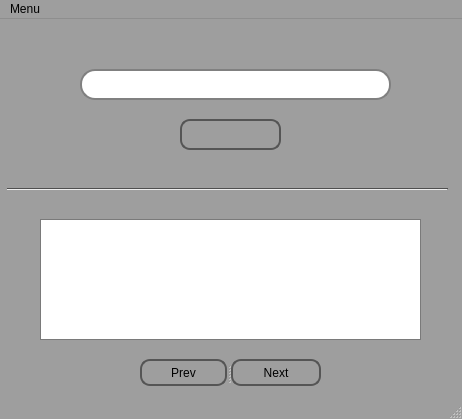
<?xml version="1.0" encoding="UTF-8"?>
<ui version="4.0">
 <class>MainWindow</class>
 <widget class="QMainWindow" name="MainWindow">
  <property name="geometry">
   <rect>
    <x>0</x>
    <y>0</y>
    <width>462</width>
    <height>419</height>
   </rect>
  </property>
  <property name="palette">
   <palette>
    <active>
     <colorrole role="WindowText">
      <brush brushstyle="SolidPattern">
       <color alpha="255">
        <red>0</red>
        <green>0</green>
        <blue>0</blue>
       </color>
      </brush>
     </colorrole>
     <colorrole role="Button">
      <brush brushstyle="SolidPattern">
       <color alpha="255">
        <red>158</red>
        <green>158</green>
        <blue>158</blue>
       </color>
      </brush>
     </colorrole>
     <colorrole role="Light">
      <brush brushstyle="SolidPattern">
       <color alpha="255">
        <red>237</red>
        <green>237</green>
        <blue>237</blue>
       </color>
      </brush>
     </colorrole>
     <colorrole role="Midlight">
      <brush brushstyle="SolidPattern">
       <color alpha="255">
        <red>197</red>
        <green>197</green>
        <blue>197</blue>
       </color>
      </brush>
     </colorrole>
     <colorrole role="Dark">
      <brush brushstyle="SolidPattern">
       <color alpha="255">
        <red>79</red>
        <green>79</green>
        <blue>79</blue>
       </color>
      </brush>
     </colorrole>
     <colorrole role="Mid">
      <brush brushstyle="SolidPattern">
       <color alpha="255">
        <red>105</red>
        <green>105</green>
        <blue>105</blue>
       </color>
      </brush>
     </colorrole>
     <colorrole role="Text">
      <brush brushstyle="SolidPattern">
       <color alpha="255">
        <red>0</red>
        <green>0</green>
        <blue>0</blue>
       </color>
      </brush>
     </colorrole>
     <colorrole role="BrightText">
      <brush brushstyle="SolidPattern">
       <color alpha="255">
        <red>255</red>
        <green>255</green>
        <blue>255</blue>
       </color>
      </brush>
     </colorrole>
     <colorrole role="ButtonText">
      <brush brushstyle="SolidPattern">
       <color alpha="255">
        <red>0</red>
        <green>0</green>
        <blue>0</blue>
       </color>
      </brush>
     </colorrole>
     <colorrole role="Base">
      <brush brushstyle="SolidPattern">
       <color alpha="255">
        <red>255</red>
        <green>255</green>
        <blue>255</blue>
       </color>
      </brush>
     </colorrole>
     <colorrole role="Window">
      <brush brushstyle="SolidPattern">
       <color alpha="255">
        <red>158</red>
        <green>158</green>
        <blue>158</blue>
       </color>
      </brush>
     </colorrole>
     <colorrole role="Shadow">
      <brush brushstyle="SolidPattern">
       <color alpha="255">
        <red>0</red>
        <green>0</green>
        <blue>0</blue>
       </color>
      </brush>
     </colorrole>
     <colorrole role="AlternateBase">
      <brush brushstyle="SolidPattern">
       <color alpha="255">
        <red>206</red>
        <green>206</green>
        <blue>206</blue>
       </color>
      </brush>
     </colorrole>
     <colorrole role="ToolTipBase">
      <brush brushstyle="SolidPattern">
       <color alpha="255">
        <red>255</red>
        <green>255</green>
        <blue>220</blue>
       </color>
      </brush>
     </colorrole>
     <colorrole role="ToolTipText">
      <brush brushstyle="SolidPattern">
       <color alpha="255">
        <red>0</red>
        <green>0</green>
        <blue>0</blue>
       </color>
      </brush>
     </colorrole>
     <colorrole role="PlaceholderText">
      <brush brushstyle="SolidPattern">
       <color alpha="128">
        <red>0</red>
        <green>0</green>
        <blue>0</blue>
       </color>
      </brush>
     </colorrole>
    </active>
    <inactive>
     <colorrole role="WindowText">
      <brush brushstyle="SolidPattern">
       <color alpha="255">
        <red>0</red>
        <green>0</green>
        <blue>0</blue>
       </color>
      </brush>
     </colorrole>
     <colorrole role="Button">
      <brush brushstyle="SolidPattern">
       <color alpha="255">
        <red>158</red>
        <green>158</green>
        <blue>158</blue>
       </color>
      </brush>
     </colorrole>
     <colorrole role="Light">
      <brush brushstyle="SolidPattern">
       <color alpha="255">
        <red>237</red>
        <green>237</green>
        <blue>237</blue>
       </color>
      </brush>
     </colorrole>
     <colorrole role="Midlight">
      <brush brushstyle="SolidPattern">
       <color alpha="255">
        <red>197</red>
        <green>197</green>
        <blue>197</blue>
       </color>
      </brush>
     </colorrole>
     <colorrole role="Dark">
      <brush brushstyle="SolidPattern">
       <color alpha="255">
        <red>79</red>
        <green>79</green>
        <blue>79</blue>
       </color>
      </brush>
     </colorrole>
     <colorrole role="Mid">
      <brush brushstyle="SolidPattern">
       <color alpha="255">
        <red>105</red>
        <green>105</green>
        <blue>105</blue>
       </color>
      </brush>
     </colorrole>
     <colorrole role="Text">
      <brush brushstyle="SolidPattern">
       <color alpha="255">
        <red>0</red>
        <green>0</green>
        <blue>0</blue>
       </color>
      </brush>
     </colorrole>
     <colorrole role="BrightText">
      <brush brushstyle="SolidPattern">
       <color alpha="255">
        <red>255</red>
        <green>255</green>
        <blue>255</blue>
       </color>
      </brush>
     </colorrole>
     <colorrole role="ButtonText">
      <brush brushstyle="SolidPattern">
       <color alpha="255">
        <red>0</red>
        <green>0</green>
        <blue>0</blue>
       </color>
      </brush>
     </colorrole>
     <colorrole role="Base">
      <brush brushstyle="SolidPattern">
       <color alpha="255">
        <red>255</red>
        <green>255</green>
        <blue>255</blue>
       </color>
      </brush>
     </colorrole>
     <colorrole role="Window">
      <brush brushstyle="SolidPattern">
       <color alpha="255">
        <red>158</red>
        <green>158</green>
        <blue>158</blue>
       </color>
      </brush>
     </colorrole>
     <colorrole role="Shadow">
      <brush brushstyle="SolidPattern">
       <color alpha="255">
        <red>0</red>
        <green>0</green>
        <blue>0</blue>
       </color>
      </brush>
     </colorrole>
     <colorrole role="AlternateBase">
      <brush brushstyle="SolidPattern">
       <color alpha="255">
        <red>206</red>
        <green>206</green>
        <blue>206</blue>
       </color>
      </brush>
     </colorrole>
     <colorrole role="ToolTipBase">
      <brush brushstyle="SolidPattern">
       <color alpha="255">
        <red>255</red>
        <green>255</green>
        <blue>220</blue>
       </color>
      </brush>
     </colorrole>
     <colorrole role="ToolTipText">
      <brush brushstyle="SolidPattern">
       <color alpha="255">
        <red>0</red>
        <green>0</green>
        <blue>0</blue>
       </color>
      </brush>
     </colorrole>
     <colorrole role="PlaceholderText">
      <brush brushstyle="SolidPattern">
       <color alpha="128">
        <red>0</red>
        <green>0</green>
        <blue>0</blue>
       </color>
      </brush>
     </colorrole>
    </inactive>
    <disabled>
     <colorrole role="WindowText">
      <brush brushstyle="SolidPattern">
       <color alpha="255">
        <red>79</red>
        <green>79</green>
        <blue>79</blue>
       </color>
      </brush>
     </colorrole>
     <colorrole role="Button">
      <brush brushstyle="SolidPattern">
       <color alpha="255">
        <red>158</red>
        <green>158</green>
        <blue>158</blue>
       </color>
      </brush>
     </colorrole>
     <colorrole role="Light">
      <brush brushstyle="SolidPattern">
       <color alpha="255">
        <red>237</red>
        <green>237</green>
        <blue>237</blue>
       </color>
      </brush>
     </colorrole>
     <colorrole role="Midlight">
      <brush brushstyle="SolidPattern">
       <color alpha="255">
        <red>197</red>
        <green>197</green>
        <blue>197</blue>
       </color>
      </brush>
     </colorrole>
     <colorrole role="Dark">
      <brush brushstyle="SolidPattern">
       <color alpha="255">
        <red>79</red>
        <green>79</green>
        <blue>79</blue>
       </color>
      </brush>
     </colorrole>
     <colorrole role="Mid">
      <brush brushstyle="SolidPattern">
       <color alpha="255">
        <red>105</red>
        <green>105</green>
        <blue>105</blue>
       </color>
      </brush>
     </colorrole>
     <colorrole role="Text">
      <brush brushstyle="SolidPattern">
       <color alpha="255">
        <red>79</red>
        <green>79</green>
        <blue>79</blue>
       </color>
      </brush>
     </colorrole>
     <colorrole role="BrightText">
      <brush brushstyle="SolidPattern">
       <color alpha="255">
        <red>255</red>
        <green>255</green>
        <blue>255</blue>
       </color>
      </brush>
     </colorrole>
     <colorrole role="ButtonText">
      <brush brushstyle="SolidPattern">
       <color alpha="255">
        <red>79</red>
        <green>79</green>
        <blue>79</blue>
       </color>
      </brush>
     </colorrole>
     <colorrole role="Base">
      <brush brushstyle="SolidPattern">
       <color alpha="255">
        <red>158</red>
        <green>158</green>
        <blue>158</blue>
       </color>
      </brush>
     </colorrole>
     <colorrole role="Window">
      <brush brushstyle="SolidPattern">
       <color alpha="255">
        <red>158</red>
        <green>158</green>
        <blue>158</blue>
       </color>
      </brush>
     </colorrole>
     <colorrole role="Shadow">
      <brush brushstyle="SolidPattern">
       <color alpha="255">
        <red>0</red>
        <green>0</green>
        <blue>0</blue>
       </color>
      </brush>
     </colorrole>
     <colorrole role="AlternateBase">
      <brush brushstyle="SolidPattern">
       <color alpha="255">
        <red>158</red>
        <green>158</green>
        <blue>158</blue>
       </color>
      </brush>
     </colorrole>
     <colorrole role="ToolTipBase">
      <brush brushstyle="SolidPattern">
       <color alpha="255">
        <red>255</red>
        <green>255</green>
        <blue>220</blue>
       </color>
      </brush>
     </colorrole>
     <colorrole role="ToolTipText">
      <brush brushstyle="SolidPattern">
       <color alpha="255">
        <red>0</red>
        <green>0</green>
        <blue>0</blue>
       </color>
      </brush>
     </colorrole>
     <colorrole role="PlaceholderText">
      <brush brushstyle="SolidPattern">
       <color alpha="128">
        <red>0</red>
        <green>0</green>
        <blue>0</blue>
       </color>
      </brush>
     </colorrole>
    </disabled>
   </palette>
  </property>
  <property name="windowTitle">
   <string notr="true">SheraDict-En</string>
  </property>
  <widget class="QWidget" name="centralwidget">
   <widget class="QPushButton" name="pushButton_Serach">
    <property name="geometry">
     <rect>
      <x>180</x>
      <y>100</y>
      <width>101</width>
      <height>31</height>
     </rect>
    </property>
    <property name="styleSheet">
     <string notr="true">QPushButton {
    border: 2px solid #555;
    border-radius: 10px;
    background: qradialgradient(
        cx: 0.3, cy: -0.4, fx: 0.3, fy: -0.4,
        radius: 1.35, stop: 0 #fff, stop: 1 #888
        );
    padding: 5px;
    }

QPushButton:hover {
    background: qradialgradient(
        cx: 0.3, cy: -0.4, fx: 0.3, fy: -0.4,
        radius: 1.35, stop: 0 #fff, stop: 1 #bbb
        );
    }

QPushButton:pressed {
    border-style: inset;
    background: qradialgradient(
        cx: 0.4, cy: -0.1, fx: 0.4, fy: -0.1,
        radius: 1.35, stop: 0 #fff, stop: 1 #ddd
        );
    }</string>
    </property>
    <property name="text">
     <string/>
    </property>
    <property name="icon">
     <iconset resource="resor.qrc">
      <normaloff>:/Icons/search.png</normaloff>:/Icons/search.png</iconset>
    </property>
   </widget>
   <widget class="QLineEdit" name="lineEdit">
    <property name="geometry">
     <rect>
      <x>80</x>
      <y>50</y>
      <width>311</width>
      <height>31</height>
     </rect>
    </property>
    <property name="styleSheet">
     <string notr="true">QLineEdit {  border: 2px solid gray;
                    border-radius: 15px;}</string>
    </property>
   </widget>
   <widget class="QTextEdit" name="textEdit">
    <property name="geometry">
     <rect>
      <x>40</x>
      <y>200</y>
      <width>381</width>
      <height>121</height>
     </rect>
    </property>
   </widget>
   <widget class="Line" name="line">
    <property name="geometry">
     <rect>
      <x>7</x>
      <y>160</y>
      <width>441</width>
      <height>20</height>
     </rect>
    </property>
    <property name="orientation">
     <enum>Qt::Horizontal</enum>
    </property>
   </widget>
   <widget class="QSplitter" name="splitter">
    <property name="geometry">
     <rect>
      <x>140</x>
      <y>340</y>
      <width>181</width>
      <height>27</height>
     </rect>
    </property>
    <property name="orientation">
     <enum>Qt::Horizontal</enum>
    </property>
    <widget class="QPushButton" name="pushButton_Prev">
     <property name="styleSheet">
      <string notr="true">QPushButton {
    border: 2px solid #555;
    border-radius: 10px;
    background: qradialgradient(
        cx: 0.3, cy: -0.4, fx: 0.3, fy: -0.4,
        radius: 1.35, stop: 0 #fff, stop: 1 #888
        );
    padding: 5px;
    }

QPushButton:hover {
    background: qradialgradient(
        cx: 0.3, cy: -0.4, fx: 0.3, fy: -0.4,
        radius: 1.35, stop: 0 #fff, stop: 1 #bbb
        );
    }

QPushButton:pressed {
    border-style: inset;
    background: qradialgradient(
        cx: 0.4, cy: -0.1, fx: 0.4, fy: -0.1,
        radius: 1.35, stop: 0 #fff, stop: 1 #ddd
        );
    }</string>
     </property>
     <property name="text">
      <string>Prev</string>
     </property>
    </widget>
    <widget class="QPushButton" name="pushButton_Next">
     <property name="styleSheet">
      <string notr="true">QPushButton {
    border: 2px solid #555;
    border-radius: 10px;
    background: qradialgradient(
        cx: 0.3, cy: -0.4, fx: 0.3, fy: -0.4,
        radius: 1.35, stop: 0 #fff, stop: 1 #888
        );
    padding: 5px;
    }

QPushButton:hover {
    background: qradialgradient(
        cx: 0.3, cy: -0.4, fx: 0.3, fy: -0.4,
        radius: 1.35, stop: 0 #fff, stop: 1 #bbb
        );
    }

QPushButton:pressed {
    border-style: inset;
    background: qradialgradient(
        cx: 0.4, cy: -0.1, fx: 0.4, fy: -0.1,
        radius: 1.35, stop: 0 #fff, stop: 1 #ddd
        );
    }</string>
     </property>
     <property name="text">
      <string>Next</string>
     </property>
    </widget>
   </widget>
  </widget>
  <widget class="QMenuBar" name="menubar">
   <property name="geometry">
    <rect>
     <x>0</x>
     <y>0</y>
     <width>462</width>
     <height>21</height>
    </rect>
   </property>
   <widget class="QMenu" name="menuMenu">
    <property name="title">
     <string>Menu</string>
    </property>
    <addaction name="actionAbout"/>
    <addaction name="actionExit"/>
   </widget>
   <addaction name="menuMenu"/>
  </widget>
  <widget class="QStatusBar" name="statusbar"/>
  <action name="actionAbout">
   <property name="text">
    <string>About</string>
   </property>
  </action>
  <action name="actionExit">
   <property name="text">
    <string>Exit</string>
   </property>
  </action>
 </widget>
 <resources>
  <include location="resor.qrc"/>
 </resources>
 <connections/>
</ui>
